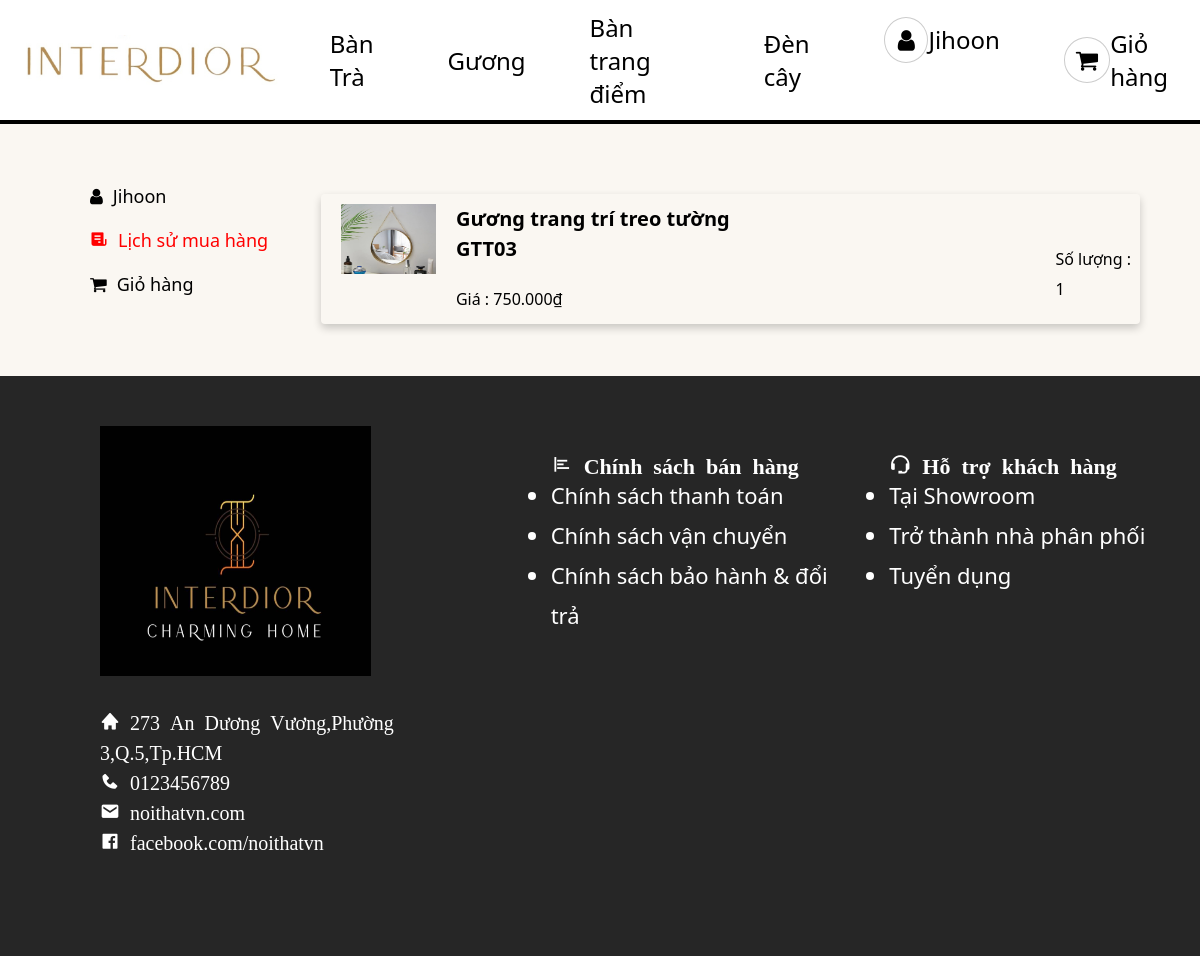
/view/historyOrder.php (signed in), run on the app's committed database.
### tables this page shows
CREATE TABLE `sanpham` (
  `id` int(10) NOT NULL,
  `tensanpham` varchar(100) NOT NULL,
  `loaisanpham` varchar(100) NOT NULL,
  `gia` int(10) NOT NULL,
  `soluong` int(10) NOT NULL,
  `mota` text NOT NULL,
  `hinhanh` varchar(100) NOT NULL,
  `hinh2` varchar(100) NOT NULL,
  `hinh3` varchar(100) NOT NULL,
  `hinh4` varchar(100) NOT NULL
);

CREATE TABLE `order_detail` (
  `idOrder` varchar(255) NOT NULL,
  `idProduct` int(10) DEFAULT NULL,
  `quantity` int(10) DEFAULT NULL,
  `price` int(10) NOT NULL,
  `note` varchar(255) NOT NULL
);

### database/orderDAL.php (called while the page is built, shortened)
<?php
function getOrder($idUser)
{
    $conn = connect();
    $sql = "SELECT * FROM orders WHERE idUser = ?";
    $stmt = $conn->prepare($sql);
    $stmt->bind_param("s", $idUser);
    $stmt->execute();
    $result = $stmt->get_result();
    $orders = [];
    while ($row = $result->fetch_assoc()) {
        $orders[] = $row;
    }
    return $orders;
}
function getOrderDetail($idOrder)
{
    $conn = connect();
    $sql = "SELECT * FROM order_detail WHERE idOrder = ?";
    $stmt = $conn->prepare($sql);
    $stmt->bind_param("s", $idOrder);
    $stmt->execute();
    $result = $stmt->get_result();
    $orderDetails = [];
    while ($row = $result->fetch_assoc()) {
        $orderDetails[] = $row;
    }
    return $orderDetails;
}
function getProduct($idProduct)
{
    $conn = connect();
    $sql = "SELECT * FROM sanpham WHERE id = ?";
    $stmt = $conn->prepare($sql);
    $stmt->bind_param("s", $idProduct);
    $stmt->execute();
    $result = $stmt->get_result();
    $productID = [];
    while ($row = $result->fetch_assoc()) {
        $productID[] = $row;
    }
    return $productID;
}
?>

### view/historyOrder.php (the view, shortened to what this page needs)
<html>
<?php
include_once ('layout/header.php');
include_once ('../database/orderDAL.php');
$idUser = $_SESSION['user']['id'];
$donhang = getOrder($idUser);
?>
 <head>
        <link rel="stylesheet" href="../css/history.css">
        <link rel="stylesheet" href="https://cdnjs.cloudflare.com/ajax/libs/font-awesome/4.7.0/css/font-awesome.min.css">
 </head>
 <main style="margin-top:4%;">
        <aside>
            <?php echo '<span><i class="fa fa-user"></i>'. $_SESSION['user']['user_name'].' </span>'?>
            <a class="active" href="#" class="link"><i class='bx bxs-receipt'></i>Lịch sử mua hàng</a>
            <a href="cart.php" style="cursor: pointer"><i class="fa fa-shopping-cart"></i>Giỏ hàng</a>
        </aside>
        <section>
            <?php
            if($donhang != null)
            {
                foreach($donhang as $dh)
                {
                    $orderDetails = getOrderDetail($dh['idOrder']);
                    if($orderDetails != null)
                    {
                        foreach($orderDetails as $item)
                        {
                            $product = getProduct($item['idProduct']);
                            foreach($product as $item_product)
                            {
                                echo '<a class="order_detail" href="order_details.php?'.$dh['idOrder'].'"> ';
                                echo '<div class="product">';
                                echo '<img src="../IMG/'.$item_product['hinhanh'].'" alt="">';
                                echo '<div class="info">';
                                echo '<p class="name">'.$item_product['tensanpham'].'</p>';
                                echo '<p>Giá : '.number_format($item['price'], 0, ",", ".") .'₫</p>';
                                echo '</div>';
                                echo '<div style="margin-top: 40px;    margin-left: 276px;">Số lượng : '.$item['quantity'].'</div>';
                                echo '</div>';
                                echo '</a>';
                            }
                        }
                    }
                }
            }
            else
            {
                echo '<h1>Chưa có đơn hàng nào</h1>';
            }
            ?>
        </section>
    </main>
<footer>
    <?php include_once ('layout/footer.php'); ?>
</footer>
</body>
</html>

### css/style1.css (style rules this page uses)
* { margin: 0; padding: 0; }
section { margin-left: 36px; line-height: 30px; margin-top: 10px; }

### css/history.css (style rules this page uses)
main { display: flex; margin: 20px auto; width: 90%; padding: 12px; margin-top: 10%; }
main i { padding: 0 10px; }
aside { display: flex; flex-direction: column; width: 20%; padding-left: 20px; font-size: 18px; }
aside a,aside span { text-decoration: none; margin-bottom: 20px; color: black; }
aside .active { color: red; }
section { width: 80%; }
.product img { width: 100px; height: 70px; }
.product { display: flex; box-shadow: 0 4px 8px 0 rgba(0, 0, 0, 0.2); margin-bottom: 20px; padding: 10px 0 10px 20px; border-radius: 4px; }
.product .info { margin-left: 20px; }
.product .name { font-size: 20px; font-weight: bold; margin-bottom: 20px; }
.order_detail { text-decoration: none; color: black; }

### data on the page
order_detail: price "750.000", quantity "1"
sanpham: hinhanh (picture), tensanpham "Gương trang trí treo tường GTT03"

### other printed values
$_SESSION['user']['user_name'] "Jihoon"
